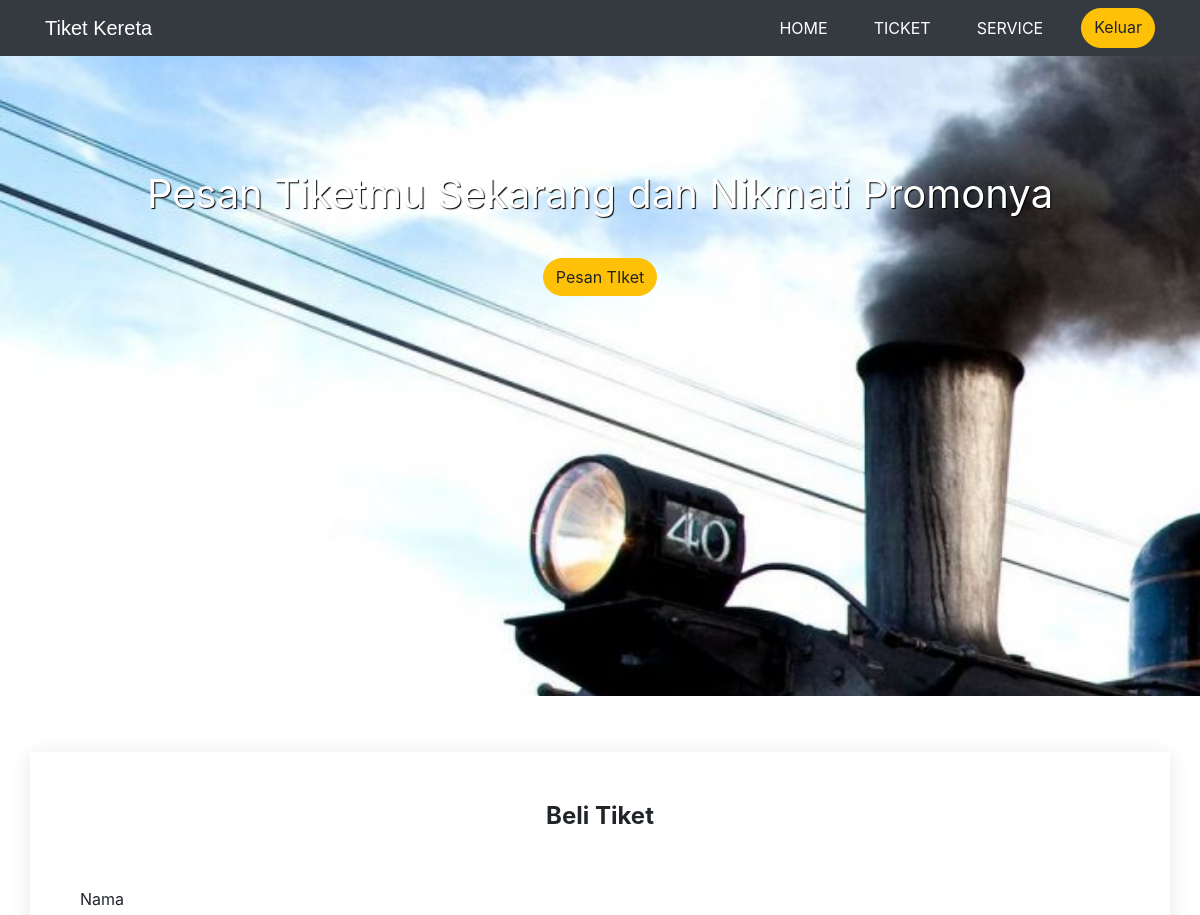
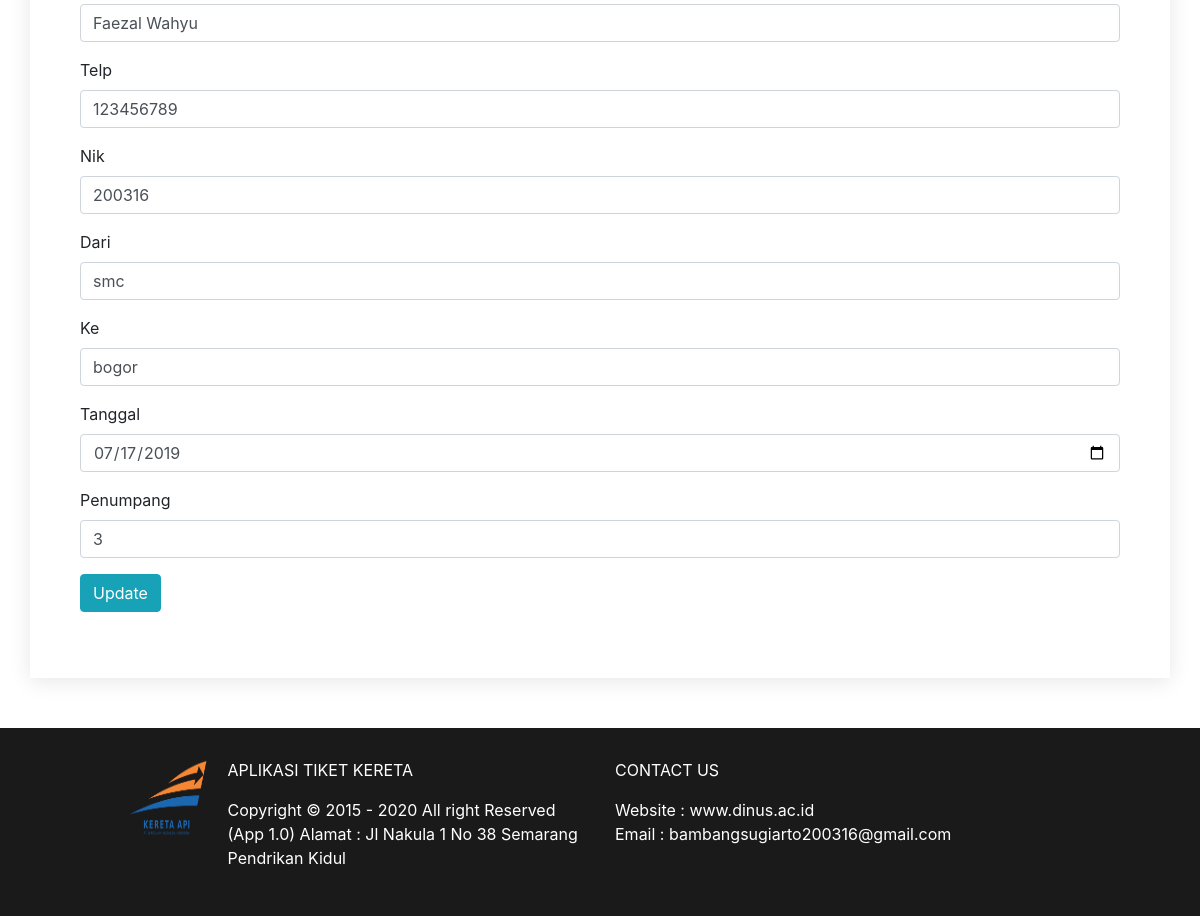
The page /tiket.php?edit=8 on the database its author committed (2 pictures, top to bottom).
### tables this page shows
CREATE TABLE `tb_tiket` (
  `id` int(11) NOT NULL,
  `nama` varchar(35) NOT NULL,
  `telp` varchar(20) NOT NULL,
  `nik` varchar(20) NOT NULL,
  `dari` varchar(30) NOT NULL,
  `ke` varchar(30) NOT NULL,
  `tgl` date NOT NULL,
  `penumpang` int(3) NOT NULL
);

### proses.php (called while the page is built, shortened)
<?php
    $mysqli = new mysqli('localhost','root','','weblanjut') or die(mysqli_error($mysqli));
    if(isset($_GET['edit']))
    {
        $update = true;
        $id = $_GET['edit'];
        $result = $mysqli->query("select * from tb_tiket where id=$id");
        $row = mysqli_fetch_array($result);
        $nama = $row['nama'];
        $telp = $row['telp'];
        $nik = $row['nik'];
        $dari = $row['dari'];
        $ke = $row['ke'];
        $tgl = $row['tgl'];
        $penumpang = $row['penumpang'];
    }
?>

### tiket.php (the view, shortened to what this page needs)
<!doctype html>
<html lang="en">
  <head>
    <link rel="stylesheet" href="css/bootstrap.min.css">
    <link rel="stylesheet" href="css/style.css">
  </head>
  <body>
    <?php require_once 'proses.php'; ?>
  <nav class="navbar navbar-expand-lg navbar-dark bg-dark">
  <div class="container">
  <a class="navbar-brand" href="index2.php">Tiket Kereta</a>
  <div class="collapse navbar-collapse" id="navbarNavAltMarkup">
    <div class="navbar-nav ml-auto">
      <a class="nav-item nav-link active" href="index2.php">Home <span class="sr-only">(current)</span></a>
      <a class="nav-item nav-link active" href="tiket.php">Ticket</a>
      <a class="nav-item nav-link active" href="service.php">Service</a>
      <a class="btn btn-warning" id=buton href="index.php">Keluar</a>
    </div>
  </div>
  </div>
</nav>
<div class="jumbotron jumbotron-fluid">
  <div class="container">
    <h1 class="display-4"><b>Pesan Tiketmu Sekarang dan Nikmati Promonya</b></h1>
    <a href="tiket.php" class="btn btn-warning" id="buton">Pesan TIket</a>
  </div>
</div>
<div class="container">
  <br>
</div>
<div class="container formulir">
<form action="proses.php" method="Post">
<h4 align="center"><b>Beli Tiket</b></h4><br><br>
<div class="form-group">
  <label for="">Nama</label>
  <input type="text" name="nama" class="form-control" value="<?php echo $nama; ?>" placeholder="Masukan nama anda" required>
  </div>
  <div class="form-group">
  <label for="">Telp</label>
  <input type="text" name="telp" class="form-control" value="<?php echo $telp; ?>" placeholder="Masukan nomor telepon" required>
  </div>
  <div class="form-group">
  <label for="">Nik</label>
  <input type="text" name="nik" class="form-control" value="<?php echo $nik; ?>" placeholder="Masukan nomor nik" required>
  </div>
  <div class="form-group">
  <label for="">Dari</label>
  <input type="text" name="dari" class="form-control" value="<?php echo $dari; ?>" placeholder="Stasiun pemberangkat" required>
  </div>
  <div class="form-group">
  <label for="">Ke</label>
  <input type="text" name="ke" class="form-control" value="<?php echo $ke; ?>" placeholder="Stasiun tujuan" required>
  </div>
  <div class="form-group">
  <label for="">Tanggal</label>
  <input type="date" name="tgl" value="<?php echo $tgl; ?>" class="form-control" required>
  </div>
  <div class="form-group">
  <label for="">Penumpang</label>
  <input type="number" name="penumpang" value="<?php echo $penumpang; ?>" class="form-control" placeholder="1" required>
  </div>
  <div class="form-group">
    <?php if($update == true):?>
    <button type="submit" name="update" class="btn btn-info">Update</button>
    <?php else:?>
    <button type="submit" name="save" class="btn btn-primary">Submit</button>
    <?php endif;?>
</div>
</form>
</div>
<div class = "footer">
  <div class="row justify-content-center">
    <div class="col-lg-10">
        <div class="row">
          <div class="col-lg">
            <img src="img/logo.png" class="float-left" alt="">
            <P>APLIKASI TIKET KERETA</P>
            <p>Copyright © 2015 - 2020 All right Reserved (App 1.0)
              Alamat : Jl Nakula 1 No 38 Semarang Pendrikan Kidul
             </p>
          </div>
          <div class="col-lg ikon">
            <p>CONTACT US</p>
            <p>Website : www.dinus.ac.id <br>
              Email : bambangsugiarto200316@gmail.com
            </p>
          </div>
        </div>
    </div>
  </div>
  </body>
</html>

### css/style.css (style rules this page uses)
#buton { border-radius: 20px; }
.navbar { width: 100%; }
.nav-link { margin-right: 30px; text-transform: uppercase; }
.navbar-brand { font-family: Verdana, Geneva, Tahoma, sans-serif; }
.jumbotron { background-image: url(../img/train2.jpg); height: 640px; width: 100%; background-attachment: fixed; background-size: cover; text-align: center; }
.jumbotron .display-4 { font-size: 40px; }
.display-4 { margin-top: 50px; margin-bottom: 40px; color: white; text-shadow: 1px 1px 1px rgba(0, 0, 0, 1.0); }
.footer { background-color: rgb(26, 26, 26); padding: 30px; width: 100%; bottom: 0px; }
.footer p { color: white; }
.footer img { height: 80px; width: 80px; margin-right: 20px; margin-bottom: 20px; }
.formulir { background-color: white; box-shadow: 0 3px 20px rgba(0, 0, 0, 0.1); padding: 50px; margin-bottom: 50px; }

### rows shown on the page
tb_tiket: nama "Faezal Wahyu", telp "123456789", nik "200316", dari "smc", ke "bogor", tgl "07/17/2019", penumpang "3"
